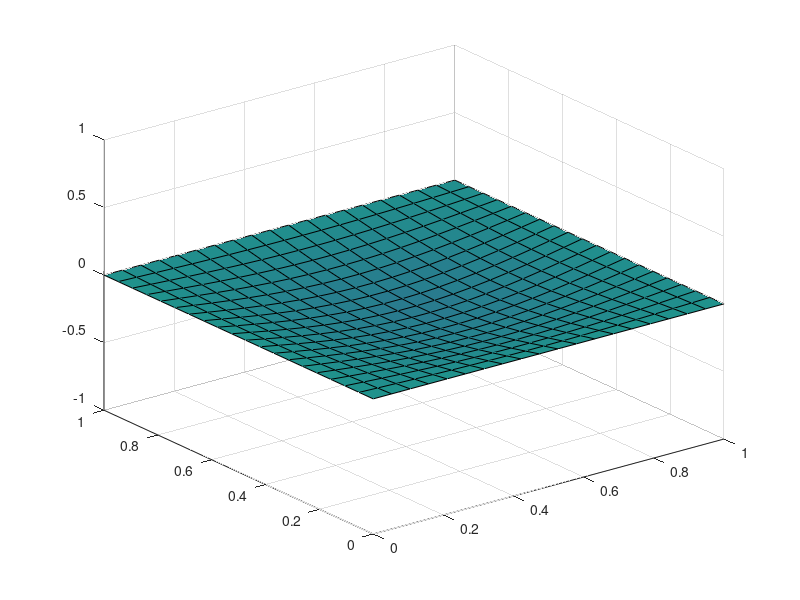

Here is the MATLAB script that generated this plot:
clear all;

%This script attemts to find the solution of the wave equation in two
%dimensions.

tend = 20;
dt = 0.1;
J = 20;

%x in [0,1].
dx = 1/J;
%y in [0,1];
dy = 1/J;
%equal spacing in x and y direction.
mu = dx/dt;

%check stability!!
%disp('cond: mx + my <= 0.5')
%if 2*mu > 0.5
%    disp ('unstable:')
%   disp (2*mu)
%else
%    disp('stable')
%end


x = linspace(0,1,J);
y = linspace(0,1,J);

%the boundary conditions are zero (of homogeneous diriclet type).
U1 = zeros(J);
U2 = zeros(J);

%the initial solution is u0(x,y) = sin(pi x) sin(pi y).
for i = 1:1:J
    U1(:,i) = sin(pi*x);
    U2(i,:) = sin(pi*y); 
end
U = U1 .* U2; 
UInit = U;
Uold = U;
for t = 1:(tend/dt)
    U1 = zeros(J);
    U2 = zeros(J);
    elements = 2:J-1;  
    for i = 1:1:J
        %compute the columns where x is const.
        U1(elements,i) = mu*U(elements+1,i) + mu*U(elements-1,i); 
        %compute the columns where y is const.
        U2(i,elements) = mu*U(i,elements+1) + mu*U(i,elements-1);
    end
    Unew = (2 - 4*mu) .* U - Uold + U1 + U2;
    Uold = U;
    U = Unew;
    surf(x,y,U); axis([0 1 0 1 -1 1 -1 1]);
    M(t)= getframe;
end

%movie(M);
%movie2avi(M,'wave.avi','quality',100)
     
        
        
        
        
        